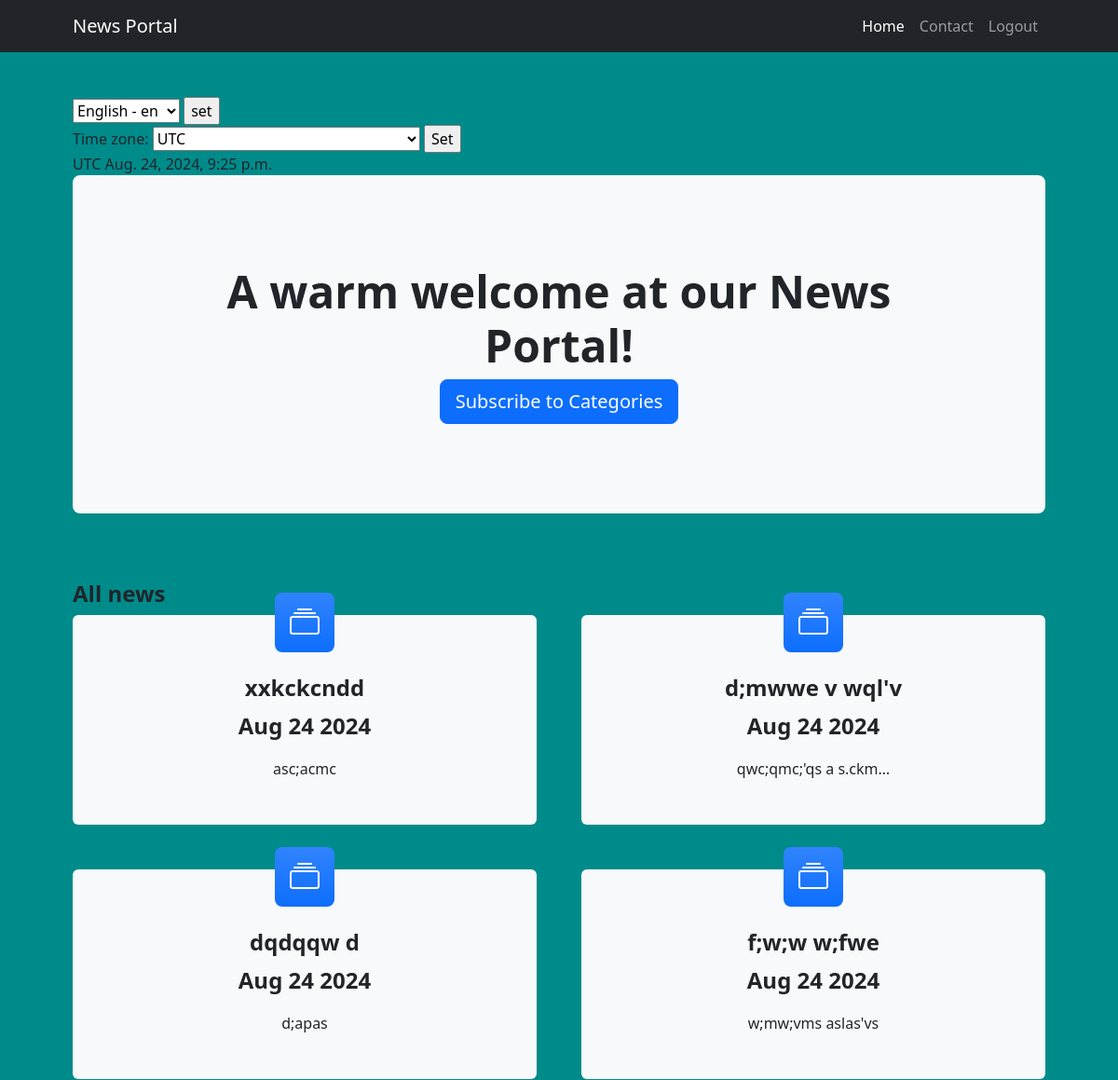
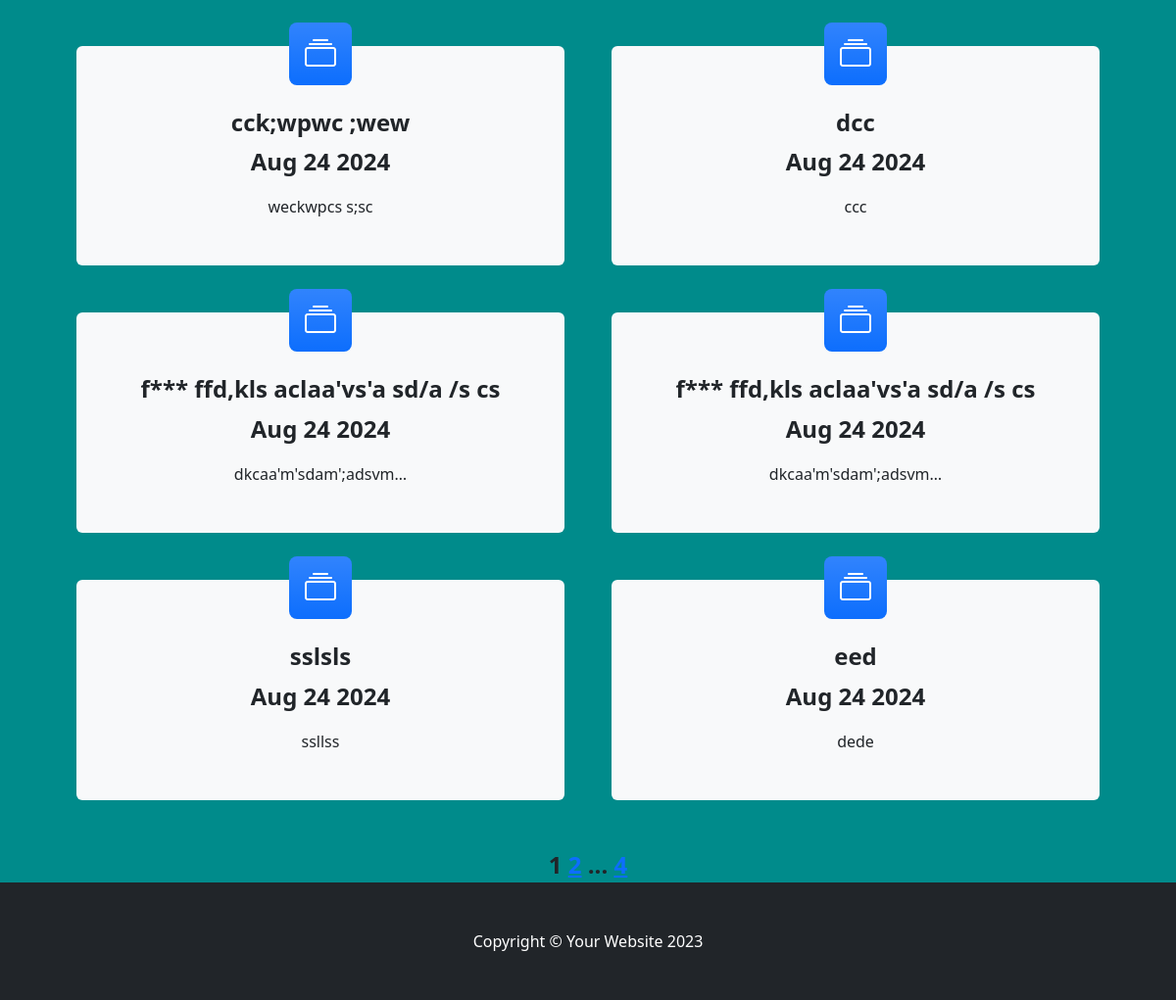
The app's page /news/ (signed in) with its own data (2 pictures, top to bottom).
### news/models.py (models this page shows, shortened)
class Post(models.Model):
    author = models.ForeignKey(Author, on_delete=models.CASCADE)
    post_kind = models.CharField(max_length=1, choices=KIND_DICT)
    created_at = models.DateTimeField(auto_now_add=True)
    category = models.ManyToManyField(Category, through="PostCategory")
    title = models.TextField()
    text = models.TextField()
    rating = models.IntegerField(default=0)

### news/views.py (the view)
# urls.py: path('', PostsList.as_view()),
class PostsList(LoginRequiredMixin, ListView):
    model = Post
    ordering = '-created_at'
    template_name = 'posts.html'
    context_object_name = 'posts'
    paginate_by = 10
    def get_context_data(self, **kwargs):
        context = super().get_context_data(**kwargs)
        context['is_not_author'] = not self.request.user.groups.filter(name='authors').exists()
        context['current_time'] = timezone.now()
        context['timezones'] = pytz.common_timezones
        return context

### news/templatetags/custom_filters.py (called while the page is built)
@register.filter()
def censor(value):
    result = []
    if value and isinstance(value, str):
        for word in value.split():
            if word[-1] in signs:
                result.append(word[0] + '*' * (len(word) - 2) + word[-1]) if word[:-1].lower() in words_to_change\
                    else result.append(word)
            elif word[0] in signs_2:
                result.append(word[0] + word[1] + ('*' * (len(word) - 3)) + word[-1]) if word[1:-1].lower() in words_to_change\
                    else result.append(word)
            else:
                result.append(word[0] + '*' * (len(word) - 1)) if word.lower() in words_to_change else result.append(word)
        return ' '.join(result)
    else:
        raise TypeError

@register.filter()
def minus(value, arg):
    return value - int(arg)

### news/templatetags/custom_tags.py (called while the page is built)
@register.simple_tag()
def current_time(format_string='%b %d %Y'):
    return datetime.utcnow().strftime(format_string)

### templates/posts.html (shortened to what this page needs)
{% extends 'flatpages/default.html' %}
{% block load %}
    {% load static %}
    {% load custom_filters %}
    {% load custom_tags %}
    {% load cache %}
    {% load i18n %}
    {% load tz %}
    <link href="{% static 'css/styles.css' %}" rel="stylesheet" />
{% endblock load %}
{% block content %}
        <nav class="navbar navbar-expand-lg navbar-dark bg-dark">
            <div class="container px-lg-5">
                <a class="navbar-brand" href="#!">{% trans "News Portal" %}</a>
                <div class="collapse navbar-collapse" id="navbarSupportedContent">
                    <ul class="navbar-nav ms-auto mb-2 mb-lg-0">
                        <li class="nav-item"><a class="nav-link active" aria-current="page" href="#!">{% trans "Home" %}</a></li>
                        <li class="nav-item"><a class="nav-link" href="#!">{% trans "Contact" %}</a></li>
                        <li class="nav-item"><a class="nav-link" href="logout">{% trans "Logout" %}</a></li>
                    </ul>
                </div>
            </div>
        </nav>
        <header class="py-5">
            <div class="container px-lg-5">
                <form action="{% url 'set_language' %}" method="POST">
                    <select name="language" id="">
                        {% get_available_languages as LANGUAGES %}
                        {% get_language_info_list for LANGUAGES as languages %}
                        {% for language in languages %}
                            <option value="{{ language.code }}" {% if language.code == LANGUAGE_CODE %} selected {% endif %}>
                                {{ language.name_local }} - {{ language.code }}
                            </option>
                        {% endfor %}
                    </select>
                    <input type="submit" value="set">
                </form>
                {% get_current_timezone as TIME_ZONE %}
                <form action="{% url 'set_timezone' %}" method="POST">
                    <label for="timezone">Time zone: </label>
                    <select name="timezone">
                        {% for tz in timezones %}
                            <option value="{{ tz }}" {% if tz == TIME_ZONE %} selected {% endif %}>
                                {{ tz }}
                            </option>
                        {% endfor %}
                    </select>
                    <input type="submit" value="Set">
                </form>
                {{ TIME_ZONE }}
                {{ current_time|timezone:TIME_ZONE }}
            </div>
            <div class="container px-lg-5">
                <div class="p-4 p-lg-5 bg-light rounded-3 text-center">
                    <div class="m-4 m-lg-5">
                        <h1 class="display-5 fw-bold">{% trans "A warm welcome at our News Portal!" %}</h1>
                        <a class="btn btn-primary btn-lg" href="subscribe">{% trans "Subscribe to Categories" %}</a>
                    </div>
                </div>
            </div>
        </header>
        <section class="pt-4">
            <div class="container px-lg-5">
                <h2 class="fs-4 fw-bold"> {% trans "All news" %} </h2>
                <div class="row gx-lg-5">
                       {% if posts %}
                            {% for post in posts %}
                                <div class="col-lg-6 col-xxl-4 mb-5">
                                    <div class="card bg-light border-0 h-100">
                                        <div class="card-body text-center p-4 p-lg-5 pt-0 pt-lg-0">
                                            <div class="feature bg-primary bg-gradient text-white rounded-3 mb-4 mt-n4"><i class="bi bi-collection"></i></div>
                                            <h3 class="fs-4 fw-bold">{{ post.title|censor }}</h3>
                                            <p class="fs-4 fw-bold">{% current_time '%b %d %Y' %}</p>
                                            <p class="mb-0">{{ post.text|censor|truncatechars:20 }}</p>
                                        </div>
                                    </div>
                                </div>
                            {% endfor %}
                       {% else %}
                            <h2>No news</h2>
                       {% endif %}
                </div>
                <div style="text-align: center" class="fs-4 fw-bold">
                    {{ page_obj.number }}
                    {% if page_obj.has_next %}
                        <a href="?page={{ page_obj.next_page_number }}">{{ page_obj.next_page_number }}</a>
                        {% if paginator.num_pages != page_obj.next_page_number %}
                            {% if paginator.num_pages|minus:page_obj.next_page_number > 1 %}
                                ...
                            {% endif %}
                            <a href="?page={{ page_obj.paginator.num_pages }}">{{ page_obj.paginator.num_pages }}</a>
                        {% endif %}
                    {% endif %}
                </div>
            </div>
        </section>
    {% cache 500 footer%}
        <footer class="py-5 bg-dark">
            <div class="container"><p class="m-0 text-center text-white">Copyright &copy; Your Website 2023</p></div>
        </footer>
    {% endcache %}
{% endblock content %}

### records on screen
Post: title|censor "xxkckcndd", current_time "Aug 24 2024", text|censor "asc;acmc"
Post: title|censor "d;mwwe v wql'v", current_time "Aug 24 2024", text|censor "qwc;qmc;'qs a s.ckm…"
Post: title|censor "dqdqqw d", current_time "Aug 24 2024", text|censor "d;apas"
Post: title|censor "f;w;w w;fwe", current_time "Aug 24 2024", text|censor "w;mw;vms aslas'vs"
Post: title|censor "cck;wpwc ;wew", current_time "Aug 24 2024", text|censor "weckwpcs s;sc"
Post: title|censor "dcc", current_time "Aug 24 2024", text|censor "ccc"
Post: title|censor "f*** ffd,kls aclaa'vs'a sd/a /s cs", current_time "Aug 24 2024", text|censor "dkcaa'm'sdam';adsvm…"
Post: title|censor "f*** ffd,kls aclaa'vs'a sd/a /s cs", current_time "Aug 24 2024", text|censor "dkcaa'm'sdam';adsvm…"
Post: title|censor "sslsls", current_time "Aug 24 2024", text|censor "ssllss"
Post: title|censor "eed", current_time "Aug 24 2024", text|censor "dede"

### other values on screen
{{ TIME_ZONE }} "UTC"
{{ current_time|timezone:TIME_ZONE }} "Aug. 24, 2024, 9:25 p.m."
{{ page_obj.number }} "1"
form field language "English - en"
form field timezone "UTC"
